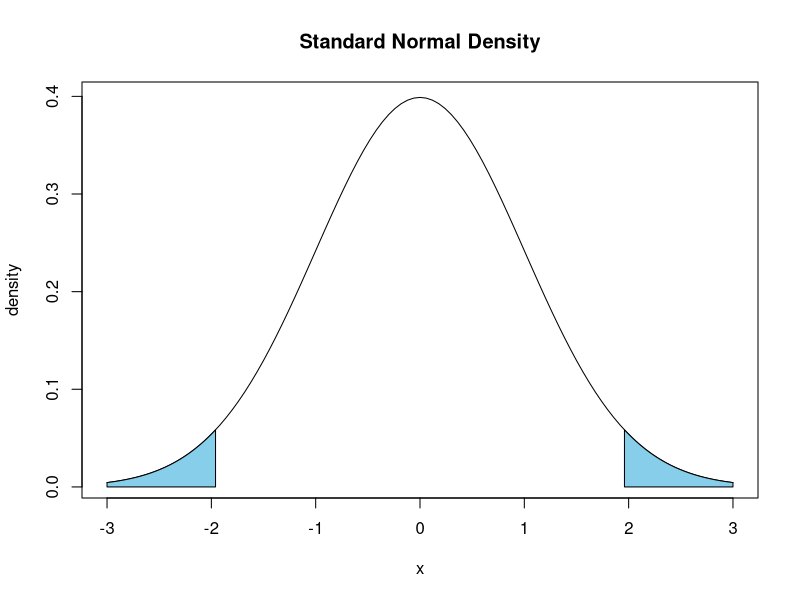
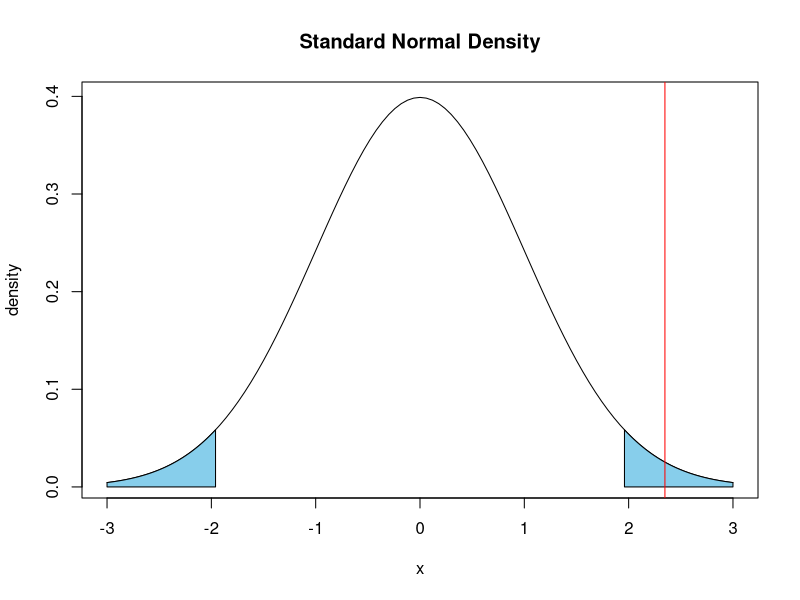
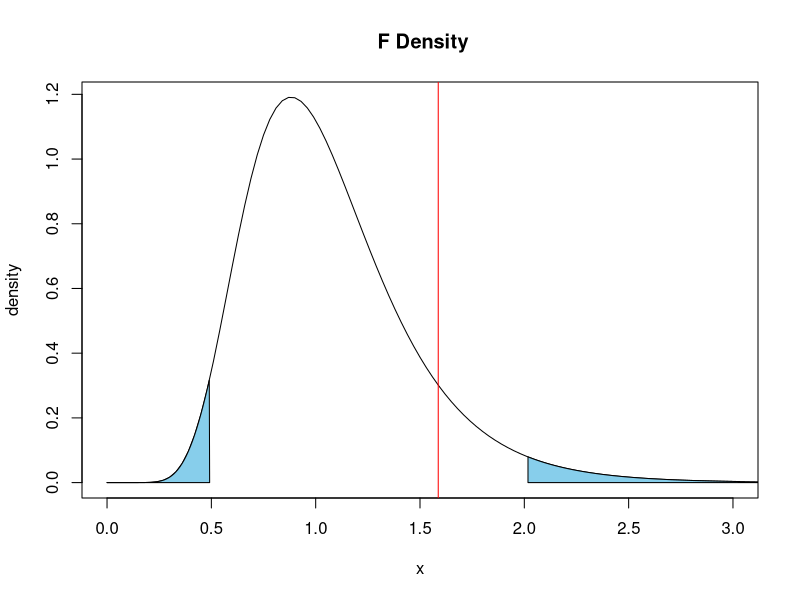
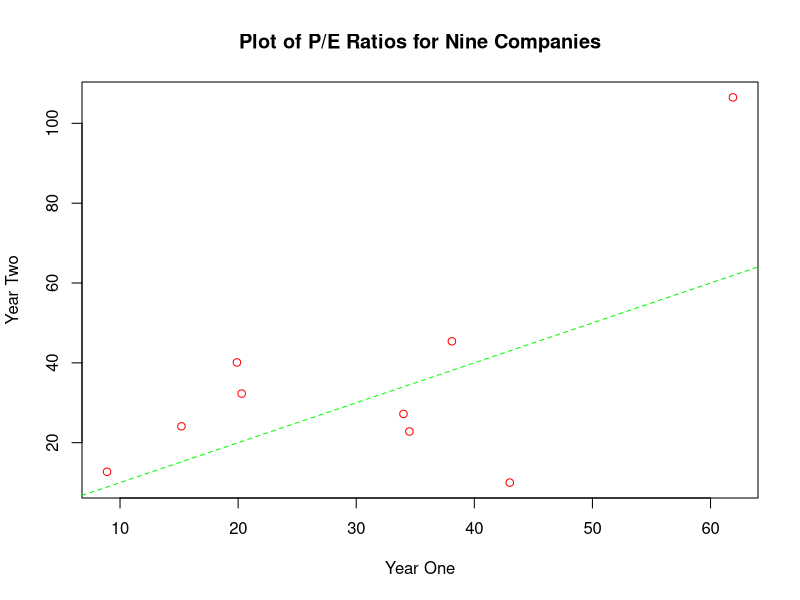

The R script that drew these images, in order:
# Predict 401 Demonstration of Calculations using R for Week 7 

#----------------------------------------------------------------------------
#----------------------------------------------------------------------------

# stats is an example of a user-defined function.

stats <- function(x) {
  cat("\n   sample:", length(x), "observations")
  cat("\n     mean:", mean(x, na.rm = TRUE))
  cat("\n       sd:", sd(x, na.rm = TRUE))
  cat("\n variance:", var(x, na.rm = TRUE),"\n")
}

# Demonstration using data from Table 10.1 of Business Statistics.  This problem
# involves comparing wages of advertising and auditing managers.  Note how
# stats is used to generate the same results as in Table 10.1.

advertising <- c(74.256, 96.234, 89.807, 93.261, 103.030, 74.195, 75.932, 80.742,
                 39.672, 45.652, 93.083, 63.384, 57.791, 65.145, 96.767, 77.242, 
                 67.056, 64.276, 74.194, 65.360, 73.904, 54.270, 59.045, 68.508,
                 71.115, 67.574, 59.621, 62.483, 69.319, 35.394, 86.741, 57.351)

stats(advertising)

auditing <- c(69.962, 55.052, 57.828, 63.362, 37.194, 99.198, 61.254, 73.065, 48.036, 
              60.053, 66.359, 61.261, 77.136, 66.035, 54.335, 42.494, 83.849, 67.160,
              37.386, 59.505, 72.790, 71.351, 58.653, 63.508, 43.649, 63.369, 59.676,
              54.449, 46.394, 71.804, 72.401, 56.470, 67.814, 71.492)

stats(auditing)

# The null hypothesis is that the true mean wages for advertising managers and
# auditing managers are equal.  The alternative is that they are not equal.  This
# is a two-tailed hypothesis test.  We do not know which salary level is greater
# or lesser.  We will assume normal distributions and use a Type I error rate of 5%.
# Since this is a two-tailed test, the error rate must be split for the z-test.

z.lower <- qnorm(0.025, mean=0, sd = 1, lower.tail = TRUE)
z.upper <- qnorm(0.975, mean=0, sd = 1, lower.tail = TRUE)

cord.x <- c(-3, seq(-3, z.lower, 0.01), z.lower)
cord.y <- c(0, dnorm(seq(-3, z.lower, 0.01),0,1), 0)
cord.xx <- c(z.upper, seq(z.upper, +3, 0.01), +3)
cord.yy <- c(0, dnorm(seq(z.upper, +3, 0.01),0,1), 0)
curve(dnorm(x,0,1),xlim=c(-3,3),main="Standard Normal Density", ylab = "density")
polygon(cord.x,cord.y,col="skyblue")
polygon(cord.xx,cord.yy,col="skyblue")

delta <- mean(advertising) - mean(auditing)
delta

two.tailed.z.value <- function(x, y){
  delta <- mean(x)-mean(y)
  std <- sqrt((var(x)/length(x))+(var(y)/length(y)))
  z.value <- delta/std   # See Section 10.1 of Business Statistics.
  z.value
  }

result <- two.tailed.z.value(advertising, auditing)
result 

cord.x <- c(-3, seq(-3, z.lower, 0.01), z.lower)
cord.y <- c(0, dnorm(seq(-3, z.lower, 0.01),0,1), 0)
cord.xx <- c(z.upper, seq(z.upper, +3, 0.01), +3)
cord.yy <- c(0, dnorm(seq(z.upper, +3, 0.01),0,1), 0)
curve(dnorm(x,0,1),xlim=c(-3,3),main="Standard Normal Density", ylab = "density")
polygon(cord.x,cord.y,col="skyblue")
polygon(cord.xx,cord.yy,col="skyblue")
abline(v = result, col = "red")

# A p-value for a two-tailed test must take into account both tails.  This is
# different from a one-tailed test.  Since we did not know prior to the statistical
# test which tail the result would fall into, we must multiply by two as below.

2.0*pnorm(result, mean = 0, sd = 1, lower.tail = FALSE )  #Two-sided p-value.

# Confidence interval construction uses the sample standard deviation for the 
# difference.  This is shown in Section 10.1 of Business Statistics.

std <- sqrt((var(advertising)/length(advertising))+(var(auditing)/length(auditing)))
interval <- c(delta + z.lower*std, delta + z.upper*std)
interval

# Note that this interval does not include the origin which agrees with the
# z-test and the p-value.

#-------------------------------------------------------------------------------
#-------------------------------------------------------------------------------
# Using the data for advertising and auditing, a t-test will be shown, and the 
# variances will also be compared.  In the former, the same hypotheses will be
# tested.  The hypotheses for the variances will be equality versus inequality.

help(t.test)

t.test(advertising, auditing, alternative = c("two.sided"), mu = 0, paired = FALSE,
       var.equal = TRUE, conf.level = 0.95)


help(var.test)

results <- var.test(advertising, auditing, ratio = 1, alternative = c("two.sided"),
                    conf.level = 0.95)
results

f.lower <- qf(0.025, 31, 33, lower.tail = TRUE)
f.upper <- qf(0.975, 31, 33, lower.tail = TRUE)
cord.x <- c(f.upper, seq(f.upper, 4, 0.01), 4)
cord.y <- c(0, df(seq(f.upper, 4, 0.01), 31, 33), 0)
cord.xx <- c(0, seq(0, f.lower, 0.01), f.lower)
cord.yy <- c(0, df(seq(0, f.lower, 0.01), 31, 33), 0)
curve(df(x,31,33),xlim=c(0,3),main=" F Density", ylab = "density")
polygon(cord.x,cord.y,col="skyblue")
polygon(cord.xx,cord.yy,col="skyblue")
abline(v = results$statistic, col = "red")
#-------------------------------------------------------------------------------
#-------------------------------------------------------------------------------
# Data from Table 10.5 will be used to demonstrate statistical inference for
# two related populations.  This example involves comparing P/E ratios from
# two years for nine different companies.

company <- c(1,2,3,4,5,6,7,8,9)
year1 <- c(8.9,38.1,43.0,34.0,34.5,15.2,20.3,19.9,61.9)
year2 <- c(12.7,45.4,10.0,27.2,22.8,24.1,32.3,40.1,106.5)

ratios <- data.frame(company, year1, year2)
ratios

plot(year1, year2, main= "Plot of P/E Ratios for Nine Companies", xlab = "Year One",
     ylab = "Year Two", col = "red")
abline(a = 0, b = 1, col = "green", lty = 2)

d <- year1 - year2

# If there is a positive correlation between two variables, the variance of their 
# difference is less than the sum of the separate variances for the two variables.

var(d)
var(year1)+var(year2)

ratios <- data.frame(ratios, d)
ratios

t.test(d, alternative = c("two.sided"), mu = 0, paired = FALSE, var.equal = FALSE,
       conf.level = 0.95)

t.test(year1, year2, alternative = c("two.sided"), mu = 0, paired = TRUE, 
       var.equal = TRUE, conf.level = 0.95)

#-------------------------------------------------------------------------------
#-------------------------------------------------------------------------------
# Demonstration using data from Section 10.4 Business Statistics.  This is from
# the section dealing with confidence intervals.  Results will be compared to 
# Table 10.13 which used Minitab for the shopping example.

help(prop.test)

morning <- c(48, 400)
after <- c(187, 480)

morning[2] <- morning[2]-morning[1]
after[2] <- after[2]-after[1]

c.matrix <- data.matrix(rbind(morning,after))
c.matrix

prop.test(c.matrix,alternative = c("two.sided"), conf.level = 0.98, correct = FALSE)

# An exact test is available.  It will test the same hypotheses, however the
# confidence interval is for the odds ratio, not the difference in proportions.

fisher.test(c.matrix, alternative = "two.sided", conf.level = 0.98)
#-------------------------------------------------------------------------------
#-------------------------------------------------------------------------------
